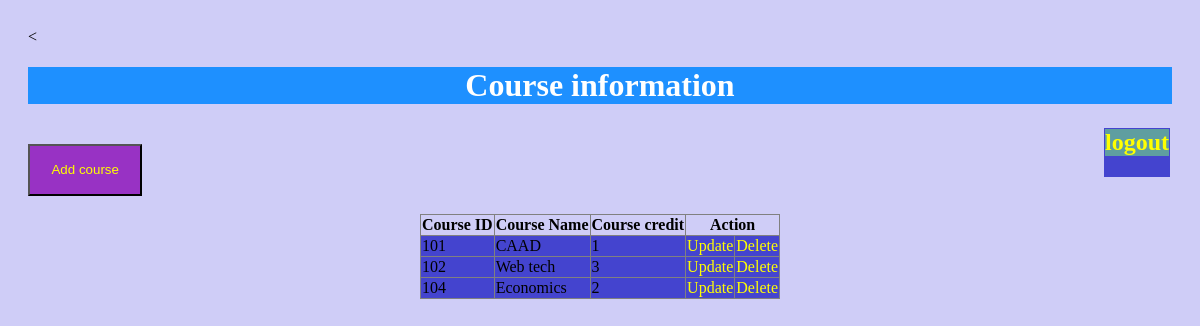
The page /adminview/courses.php on the database its author committed.
### tables this page shows
CREATE TABLE `course` (
  `course_ID` int(10) NOT NULL,
  `course_name` varchar(50) NOT NULL,
  `course_credit` int(10) NOT NULL
);

### models/db_config.php (called while the page is built, shortened)
<?php
$dbhost = "localhost";
$dbuser = "root";
$dbpass = "";
$db = "mydb";
function get($query)
{
    global $dbhost,$dbuser,$dbpass,$db;
    $conn=mysqli_connect($dbhost,$dbuser,$dbpass,$db);
    $result= mysqli_query($conn,$query);
    $data=[];
    if(mysqli_num_rows($result)>0)
    {
        while($row=mysqli_fetch_assoc($result))
        {
            $data[]=$row;
        }
    }
    return $data;
}
?>

### adminview/courses.php (the view, shortened to what this page needs)
<<!DOCTYPE html>
<html>
<head>
<link rel="stylesheet" type="text/css" href="../css/mycss11.css">
</head>
 <body>
    <h1 align="center"> Course information </h1>
    <table align='right'>
<tr >
<div class="navbar">
<td><h2><a href="../admincontrol/logout.php">logout</a></h2></td>
</tr>
</table></h1>
    <br/>
    <button><a href="addcourse.php" >Add course</a>  </h5> </button> &nbsp;  &nbsp;
   <br>
   <br>
</body>
</html>
<?php
include "../models/db_config.php";
$query="select * from course";
$result=get($query);
?>
<table align ="center" border="1" style="border-collapse:collapse">
<tr>
<th>Course ID</th>
<th>Course Name</th>
<th>Course credit</th>
<th colspan="2"> Action</th>
</tr>
<?php
foreach($result as $row)
{
    echo "<tr>";
    echo"<td>".$row["course_ID"]."</td>";
    echo"<td>".$row["course_name"]."</td>";
    echo"<td>".$row["course_credit"]."</td>";
	echo   "<td><a href='updatecourse.php?id={$row['course_ID']}'> Update</a></td>";
    echo   "<td><a href='deletecourse.php?id={$row['course_ID']}'> Delete </a></td>";
    echo"</tr>";
}
?>
</table>

### css/mycss11.css (style rules this page uses)
button { background-color:rgb(152, 50, 196); width:10%; height: 7%; }
a:link { color: yellow; text-decoration: none; }
td { background-color: rgb(68, 68, 207); }
h1 { background-color: dodgerblue; color: white; }
body { background-color: rgba(201, 199, 247, 0.884); padding: 20px; }
h2 { color: rgb(75, 13, 2); background-color: cadetblue; }

### rows shown on the page
course: course_ID "101", course_name "CAAD", course_credit "1"
course: course_ID "102", course_name "Web tech", course_credit "3"
course: course_ID "104", course_name "Economics", course_credit "2"
